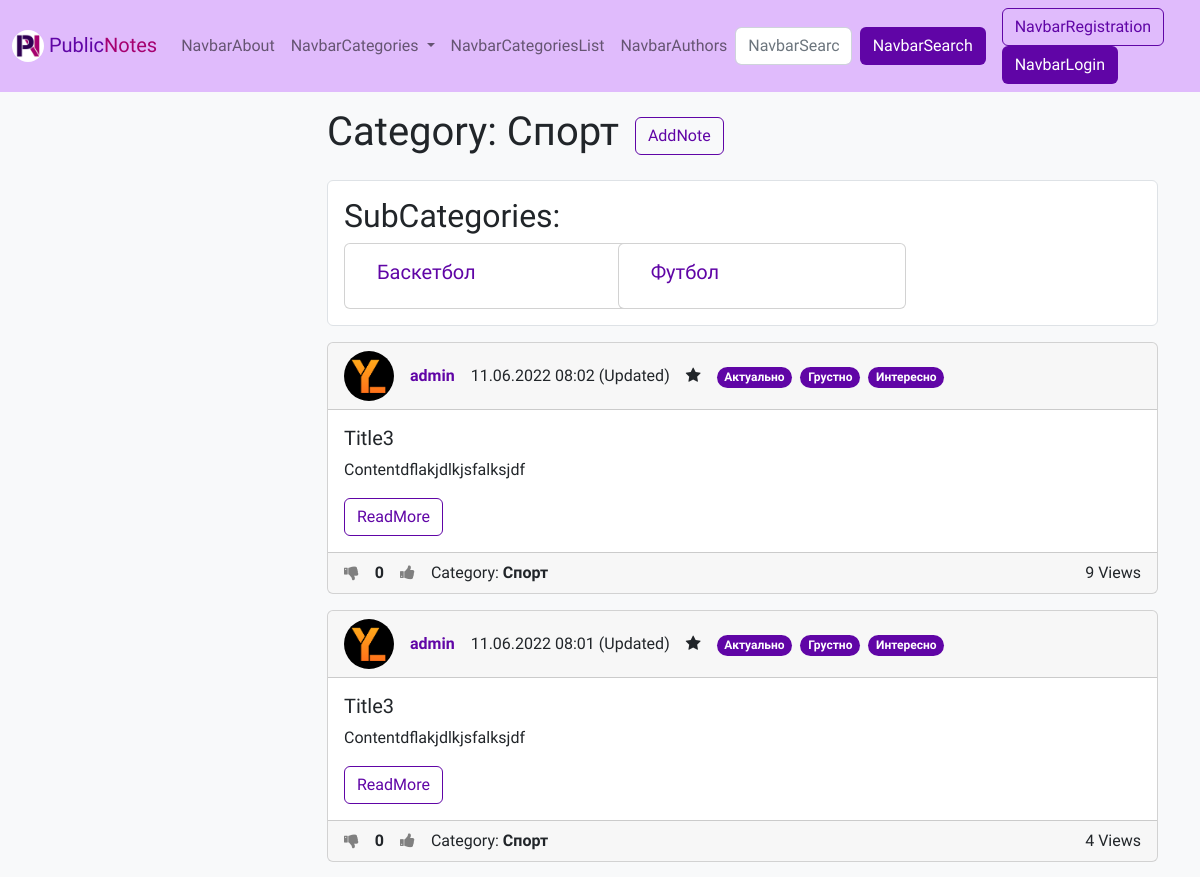
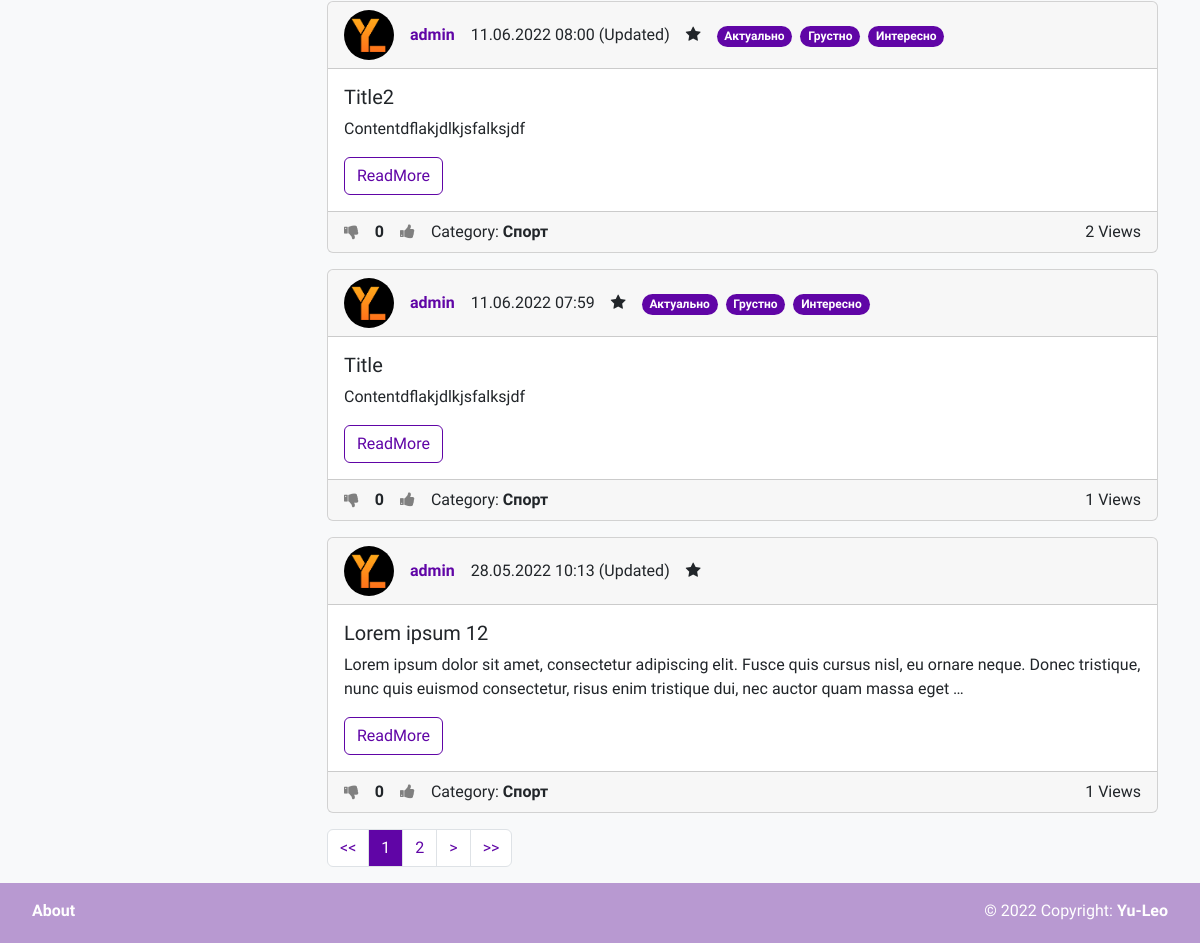
Page /category/3/ on the earlier database version (2 pictures, top to bottom).
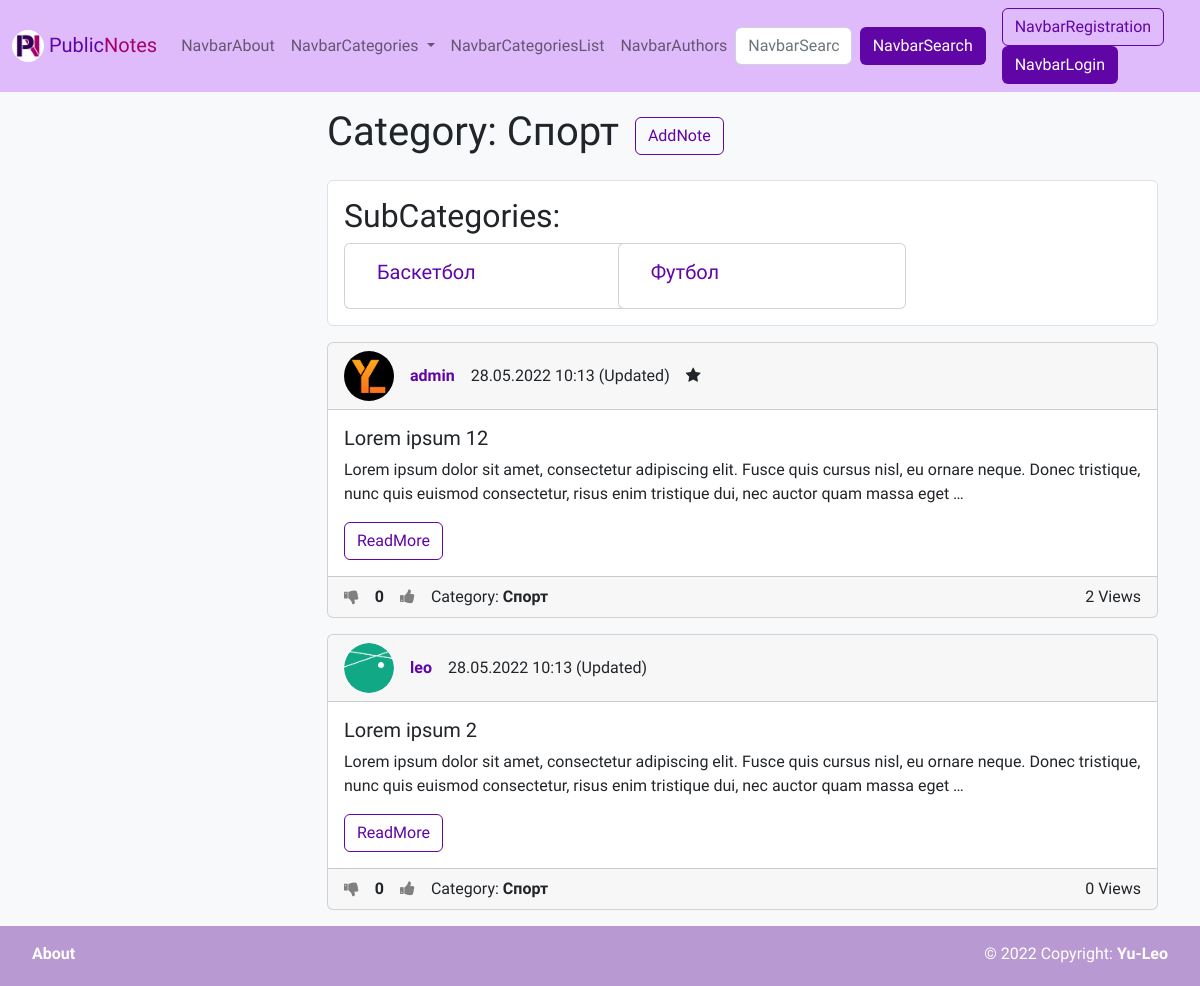
Same page on the later database version.
### wall/models.py (models this page shows, shortened)
class Category(MPTTModel):
    parent = TreeForeignKey('self', on_delete=models.CASCADE, null=True, blank=True, related_name='children',
                            verbose_name=_('ParentCategory'))
    title = models.CharField(max_length=150, verbose_name=_('Title'), unique=True)
    preview = models.ImageField(upload_to='photos/%Y/%m/%d/', verbose_name=_('Preview'), blank=True)
    def get_absolute_url(self):
        return reverse('category', kwargs={"pk": self.pk})
    def __str__(self):
        return self.title
    class MPTTMeta:
        order_insertion_by = ['title']
    class Meta:
        verbose_name = _('Category')
        verbose_name_plural = _('Categories')
        ordering = ['title']

class Note(models.Model):
    title = models.CharField(max_length=150, verbose_name=_('Title'))
    content = models.TextField(verbose_name=_('Text'), blank=True)
    created_at = models.DateTimeField(auto_now_add=True, verbose_name=_('CreationTime'))
    updated_at = models.DateTimeField(auto_now=True, verbose_name=_('LastUpdateTime'))
    views = models.PositiveIntegerField(default=0, verbose_name=_('NumberOfViews'))
    is_public = models.BooleanField(verbose_name=_('Public'), default=False)
    stared = models.BooleanField(verbose_name=_('Important'), default=False)
    author = models.ForeignKey(
        settings.AUTH_USER_MODEL,
        on_delete=models.CASCADE,
        verbose_name=_('Author'),
        null=True,
        blank=True,
    )
    is_pined = models.BooleanField(verbose_name=_('PinedInProfile'), default=False)
    category = TreeForeignKey('Category', on_delete=models.SET_NULL, verbose_name=_('Category'), null=True, blank=True)
    tags = models.ManyToManyField('Tag', blank=True, verbose_name=_('Tags'), related_name='notes')
    likes = models.ManyToManyField('User', blank=True, verbose_name=_('NoteLikes'), related_name='liked_notes')
    dislikes = models.ManyToManyField('User', blank=True, verbose_name=_('NoteDislikes'), related_name='disliked_notes')
    def get_absolute_url(self):
        return reverse('note', kwargs={"pk": self.pk})
    @property
    def rating(self) -> int:
        return len(self.likes.all()) - len(self.dislikes.all())
    class Meta:
        verbose_name = _('Note')
        verbose_name_plural = _('Notes')
        ordering = ['-created_at', 'title']

class User(AbstractUser):
    email = models.EmailField(unique=True, verbose_name='E-mail')
    photo = models.ImageField(upload_to='photos/%Y/%m/%d/', verbose_name=_('Avatar'), blank=True)
    bio = models.TextField(verbose_name=_('Bio'), blank=True)
    show_email = models.BooleanField(verbose_name=_('PublicEmail'), default=False)
    def get_absolute_url(self):
        return reverse('author', kwargs={"pk": self.pk})

class Tag(models.Model):
    title = models.CharField(max_length=50, verbose_name=_('Title'), unique=True)
    def get_absolute_url(self):
        return reverse('tag', kwargs={"pk": self.pk})
    class Meta:
        verbose_name = _('Tag')
        verbose_name_plural = _('Tags')
        ordering = ['title']

### wall/views.py (the view)
# urls.py: path('category/<int:pk>/', views.ViewCategory.as_view(), name='category'),
class ViewCategory(ListView):
    model = models.Category
    template_name = 'wall/category.html'
    allow_empty = True
    paginate_by = 5
    def get_context_data(self, *, object_list=None, **kwargs) -> dict:
        context = super(ViewCategory, self).get_context_data(**kwargs)
        try:
            category = services.get_category_by_pk(self.kwargs['pk'])
            context['category'] = category
            context['categories_tree'] = services.get_ancestors_of_category(category)
            context['children'] = services.get_children_of_category(category)
            return context
        except models.Category.DoesNotExist:
            raise Http404()
    def get_queryset(self) -> list[models.Note]:
        try:
            return services.get_public_notes_from_category(category_pk=self.kwargs['pk'])
        except models.Category.DoesNotExist:
            raise Http404()

### wall/services/category_services.py (called while the page is built)
def get_category_by_pk(pk: int) -> Category:
    return Category.objects.get(pk=pk)

def get_ancestors_of_category(category: Category) -> list[Category]:
    ancestors_list = []
    while category:
        ancestors_list.append(category)
        category = category.parent
    return list(reversed(ancestors_list))[:-1]

def get_children_of_category(category: Category) -> TreeQuerySet[Category]:
    return category.get_children()

def get_categories() -> TreeQuerySet[Category]:
    return Category.objects.all()

### wall/services/note_services.py (called while the page is built)
def get_all_public_notes() -> QuerySet[Note]:
    return Note.objects.filter(is_public=True).select_related('category', 'author')

def get_public_notes_from_category(category_pk: int) -> list[Note]:
    return get_all_public_notes().filter(category_id=category_pk)

def is_authenticated_user_the_author_of_note(authenticated_user: User | AnonymousUser,
                                             note_pk: int) -> bool:
    return authenticated_user == Note.objects.get(pk=note_pk).author

def has_note_been_updated(note: Note) -> bool:
    return (note.updated_at - note.created_at).total_seconds() >= 1

### wall/templatetags/wall_tags.py (called while the page is built)
@register.simple_tag
def get_categories():
    return services.get_categories()

### wall/templates/wall/category.html (shortened to what this page needs)
{% extends 'base.html' %}
{% load i18n %}
{% block content_title %}
<div class="mb-3">
    <div class="hstack gap-3">
        <div>
            <h1>{% trans 'Category' %}: {{ category.title }}</h1>
        </div>
        <div>
            <a href="{% url 'add_note' %}?category={{ category.pk }}" class="btn btn-outline-purple">
                {% trans 'AddNote' %}</a>
        </div>
    </div>
</div>
{% endblock %}
{% block content %}
{% if children %}
<div class="border border-purple border-1 rounded p-3 bg-white mb-3">
    <h2>{% trans 'SubCategories' %}:</h2>
    <div class="row row-cols-1 row-cols-md-3 g-4">
        {% for item in children %}
        <div class="col">
            <div class="card" style="width: 18rem;">
                <div class="card-body">
                    <div class="hstack gap-3">
                        <div>
                            <h5><a href="{{ item.get_absolute_url }}"
                                   class="text-decoration-none text-purple stretched-link">{{ item.title }}</a></h5>
                        </div>
                    </div>
                </div>
            </div>
        </div>
        {% endfor %}
    </div>
</div>
{% endif %}
{% include 'wall/inc/_notes_list.html'%}
{% include 'wall/inc/_pagination.html' %}
{% endblock %}

### wall/templates/wall/note_template.html (shortened to what this page needs)
{% load wall_tags %}
{% load i18n %}
<div class="card mb-3">
    <div class="card-header">
        <div class="hstack gap-3">
            <div class="">
                <img src="{% if note.author.photo %}
                {{ note.author.photo.url }}
                {% else %}
                {% load static %}
                {% endif %}" alt="..." width="50" height="50"
                     style="border-radius: 25px;">
            </div>
            <div class="fw-bold">
                {% if note.author %}
                <a href="{{ note.author.get_absolute_url }}" class="text-decoration-none text-purple">
                    {{ note.author.username }}</a>
                {% else %}
                Аноним
                {% endif %}
            </div>
            <div class="fw-light">
                {{ note.created_at|date:"d.m.Y H:i" }}
                {% if was_updated %}
                <span data-bs-toggle="tooltip"
                      title="{{ note.updated_at|date:'d.m.Y H:i' }}">
                    ({% trans 'Updated' %})</span>
                {% endif %}
            </div>
            {% if note.stared %}
            <div>
                <i class="fa fa-star"></i>
            </div>
            {% endif %}
            <div>
                {% for tag in note.tags.all %}
                <a href="{{ tag.get_absolute_url }}"
                   class="badge rounded-pill text-bg-purple text-decoration-none me-1">
                    {{ tag.title }}</a>
                {% endfor %}
            </div>
        </div>
    </div>
    <div class="card-body" style="transform: rotate(0);">
        <h5 class="card-title">
            {% if show_full %}
            {{ note.title }}
            {% else %}
            {{ note.title|truncatewords:10 }}
            {% endif %}
        </h5>
        <p class="card-text">
            {% if show_full %}
            {{ note.content }}
            {% else %}
            {{ note.content|truncatewords:30 }}
            {% endif %}
        </p>
        {% if not show_full %}
        <a href="{{ note.get_absolute_url }}" class="btn btn-outline-purple stretched-link">{% trans 'ReadMore' %}</a>
        {% endif %}
    </div>
    <div class="card-footer">
        <div class="hstack gap-3">
            <div>
                <a href="{% url 'dislike_note' note.pk %}"
                   style="
                   {% if is_disliked %}
                   color: Black;
                   {% else %}
                   color: Grey;
                   {% endif %}">
                    <i class="fa fa-thumbs-down"></i>
                </a>
            </div>
            <div>
                <span class="fw-bold">
                    {% if note.rating > 0 %}
                    <span class="text-success">+{{ note.rating }}</span>
                    {% elif note.rating < 0 %}
                    <span class="text-danger">{{ note.rating }}</span>
                    {% else %}
                    <span>{{ note.rating }}</span>
                    {% endif %}
                </span>
            </div>
            <div>
                <a href="{% url 'like_note' note.pk %}"
                   style="
                   {% if is_liked %}
                   color: Black;
                   {% else %}
                   color: Grey;
                   {% endif %}">
                    <i class="fa fa-thumbs-up"></i>
                </a>
            </div>
            {% if note.category %}
            <div><span class="">{% trans 'Category' %}: </span><a href="{{ note.category.get_absolute_url }}"
                                                                  class="text-decoration-none text-dark fw-bold">
                {{ note.category.title }}</a></div>
            {% endif %}
            <div class="ms-auto">{{ note.views }} {% trans 'Views' %}</div>
        </div>
    </div>
</div>

Differences in the rows shown:
removed Note: author.photo (picture), author.username "admin", created_at "11.06.2022 08:02", stared True (drawn), title "Title3", content "Contentdflakjdlkjsfalksjdf", rating "0", category "Спорт", views "9"
no longer on this page (row unchanged): Tag: title "Актуально"
no longer on this page (row unchanged): Tag: title "Грустно"
no longer on this page (row unchanged): Tag: title "Интересно"
removed Note: author.photo (picture), author.username "admin", created_at "11.06.2022 08:01", stared True (drawn), title "Title3", content "Contentdflakjdlkjsfalksjdf", rating "0", category "Спорт", views "4"
removed Note: author.photo (picture), author.username "admin", created_at "11.06.2022 08:00", stared True (drawn), title "Title2", content "Contentdflakjdlkjsfalksjdf", rating "0", category "Спорт", views "2"
removed Note: author.photo (picture), author.username "admin", created_at "11.06.2022 07:59", stared True (drawn), title "Title", content "Contentdflakjdlkjsfalksjdf", rating "0", category "Спорт", views "1"
changed Note "Lorem ipsum 12": views "1" → "2"
now on this page (row unchanged): Note: author.photo (picture), author.username "leo", created_at "28.05.2022 10:13", title "Lorem ipsum 2", content "Lorem ipsum dolor sit amet, consectetur adipiscing elit. Fusce quis cursus nisl, eu ornare neque. Donec tristique, nunc quis euismod consectetur, risus enim tristique dui, nec auctor quam massa eget …", rating "0", category "Спорт", views "0"
Other differences:
list line gone: "1"
list line gone: "2"
